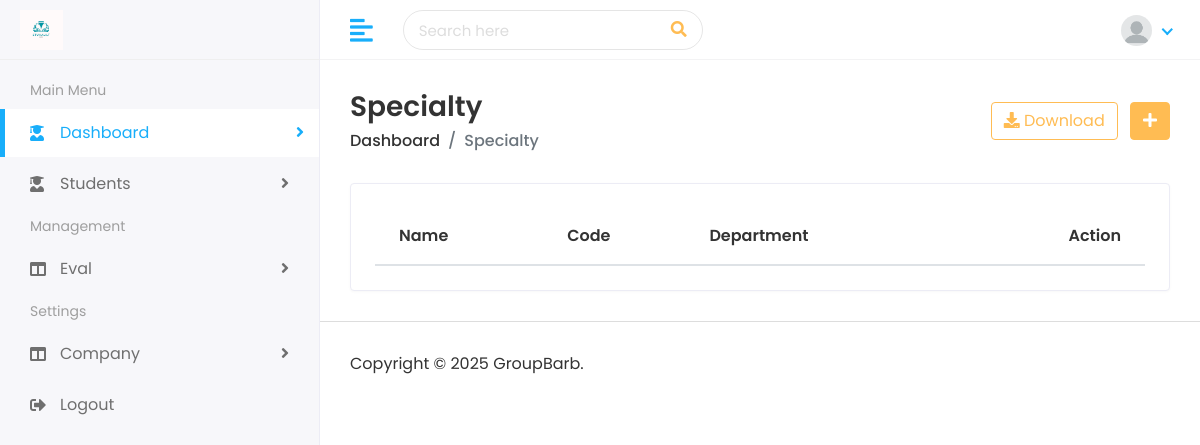
The page /specialty/ on the database as committed earlier.
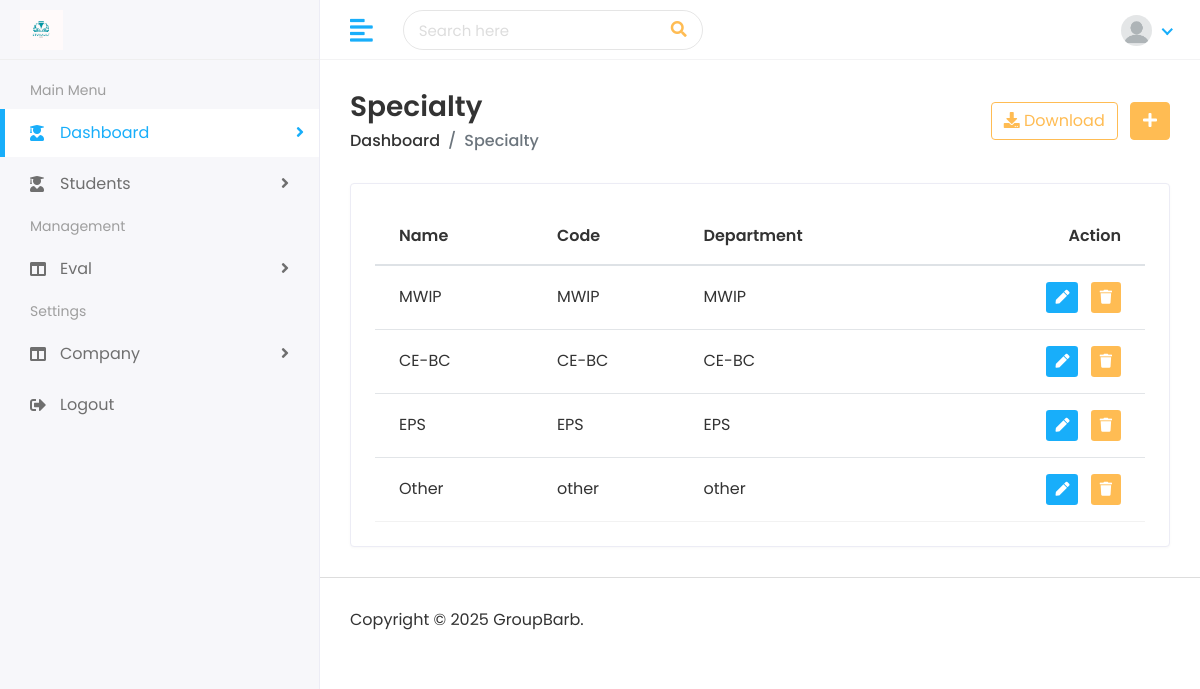
The same page on the database as committed later.
### school/models.py (models this page shows, shortened)
class Specialty(models.Model):
    name              = models.CharField(max_length=250, unique=True,)
    code              = models.CharField(max_length=250, unique=True,)
    department        = models.CharField(max_length=250, null=True, blank=True)
    other                   = models.CharField(max_length=250, null=True, blank=True)
    added_by                = models.CharField(max_length=100, null=True)
    modified_by             = models.CharField(max_length=100, null=True, blank=True)
    slug                    = models.SlugField(max_length=255, unique=True, blank=True)
    is_actif                = models.BooleanField(default=True)
    created_on              = models.DateTimeField(auto_now_add=True)
    updated_on              = models.DateTimeField(auto_now=True)

### school/views.py (the view)
# urls.py: path('specialty/', views.specialty_list, name="specialty_list"),
def specialty_list(request):
    specialty_list = Specialty.objects.all()
    context = {
        'specialty_list': specialty_list,
    }
    return render(request, "specialty/specialty.html", context)

### templates/specialty/specialty.html (shortened to what this page needs)
{% extends 'home/base.html' %}
{% load static %}
{% block body %}
         <div class="page-wrapper">
            <div class="content container-fluid">
               <div class="page-header">
                  <div class="row align-items-center">
                     <div class="col">
                        <h3 class="page-title">Specialty</h3>
                        <ul class="breadcrumb">
                           <li class="breadcrumb-item"><a href="">Dashboard</a></li>
                           <li class="breadcrumb-item active">Specialty</li>
                        </ul>
                     </div>
                     <div class="col-auto text-right float-right ml-auto">
                        <a href="#" class="btn btn-outline-primary mr-2"><i class="fas fa-download"></i> Download</a>
                        <a href="{% url 'add_specialty' %}" class="btn btn-primary"><i class="fas fa-plus"></i></a>
                     </div>
                  </div>
               </div>
               <div class="row">
                  <div class="col-sm-12">
                     <div class="card card-table">
                        <div class="card-body">
                           <div class="table-responsive">
                              <table class="table table-hover table-center mb-0 datatable">
                                 <thead>
                                    <tr>
                                       <th>Name</th>
                                       <th>Code</th>
                                       <th>Department</th>
                                       <th class="text-right">Action</th>
                                    </tr>
                                 </thead>
                                 <tbody>
                                    {% for specialty_l in specialty_list %}
                                    <tr>
                                       <td>{{ specialty_l.name}}</td>
                                       <td>{{ specialty_l.code }}</td>
                                       <td>{{ specialty_l.department}}</td>
                                       <td class="text-right">
                                          <div class="actions">
                                             <a href="{% url 'edit_specialty' specialty_l.id %}" class="btn btn-sm bg-success-light mr-2">
                                                 <i class="fas fa-pen"></i>
                                             </a>
                                             <form action="{% url 'delete_specialty' specialty_l.id %}" method="POST" style="display:inline;">
                                                 <button type="submit" class="btn btn-sm bg-danger-light" onclick="return confirm('Are you sure you want to delete this specialty?');">
                                                     <i class="fas fa-trash"></i>
                                                 </button>
                                             </form>
                                         </div>
                                       </td>
                                    </tr>
                                    {% endfor %}
                                 </tbody>
                              </table>
                           </div>
                        </div>
                     </div>
                  </div>
               </div>
            </div>
            <footer>
               <p>Copyright © 2025 GroupBarb.</p>
            </footer>
         </div>
      </div>
   </body>
</html>
{% endblock %}

Rows that differ between the two databases and show on the page:
added Specialty: name "MWIP", code "MWIP", department "MWIP"
added Specialty: name "CE-BC", code "CE-BC", department "CE-BC"
added Specialty: name "EPS", code "EPS", department "EPS"
added Specialty: name "Other", code "other", department "other"
